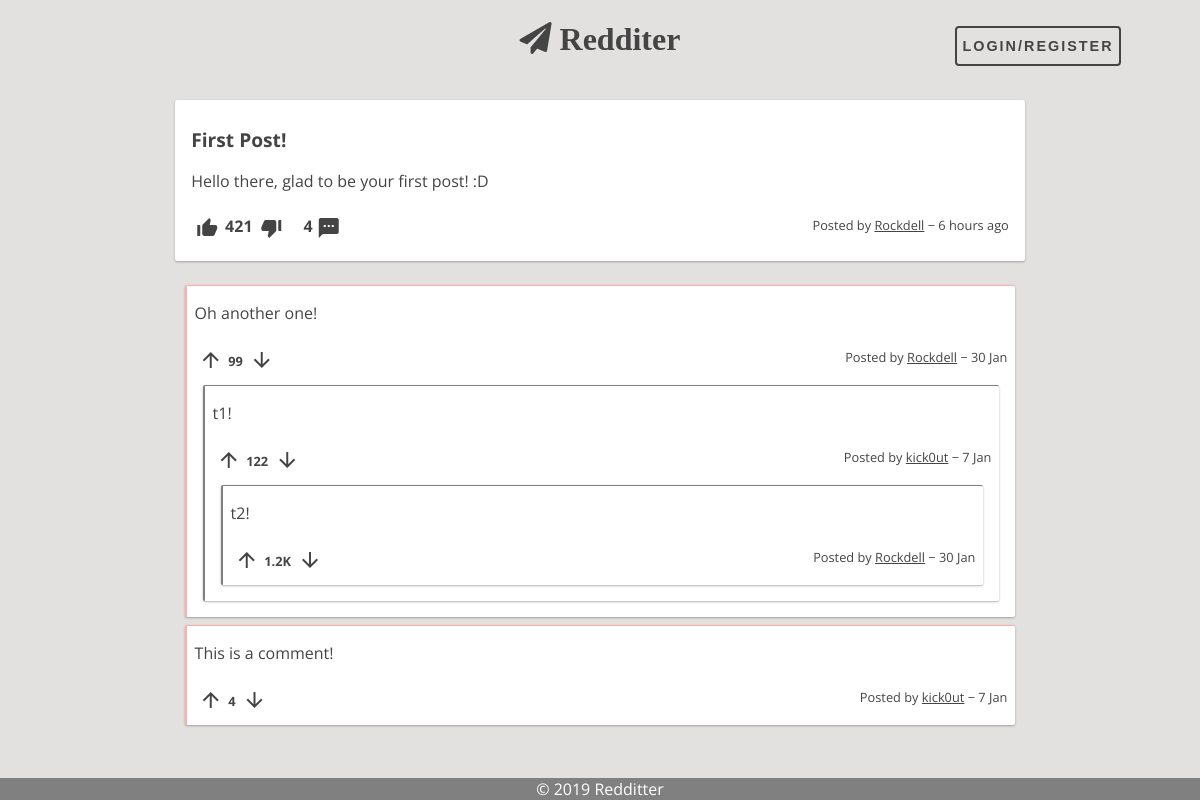
/pages/post.php?id=1, run on an earlier commit of the app's database.
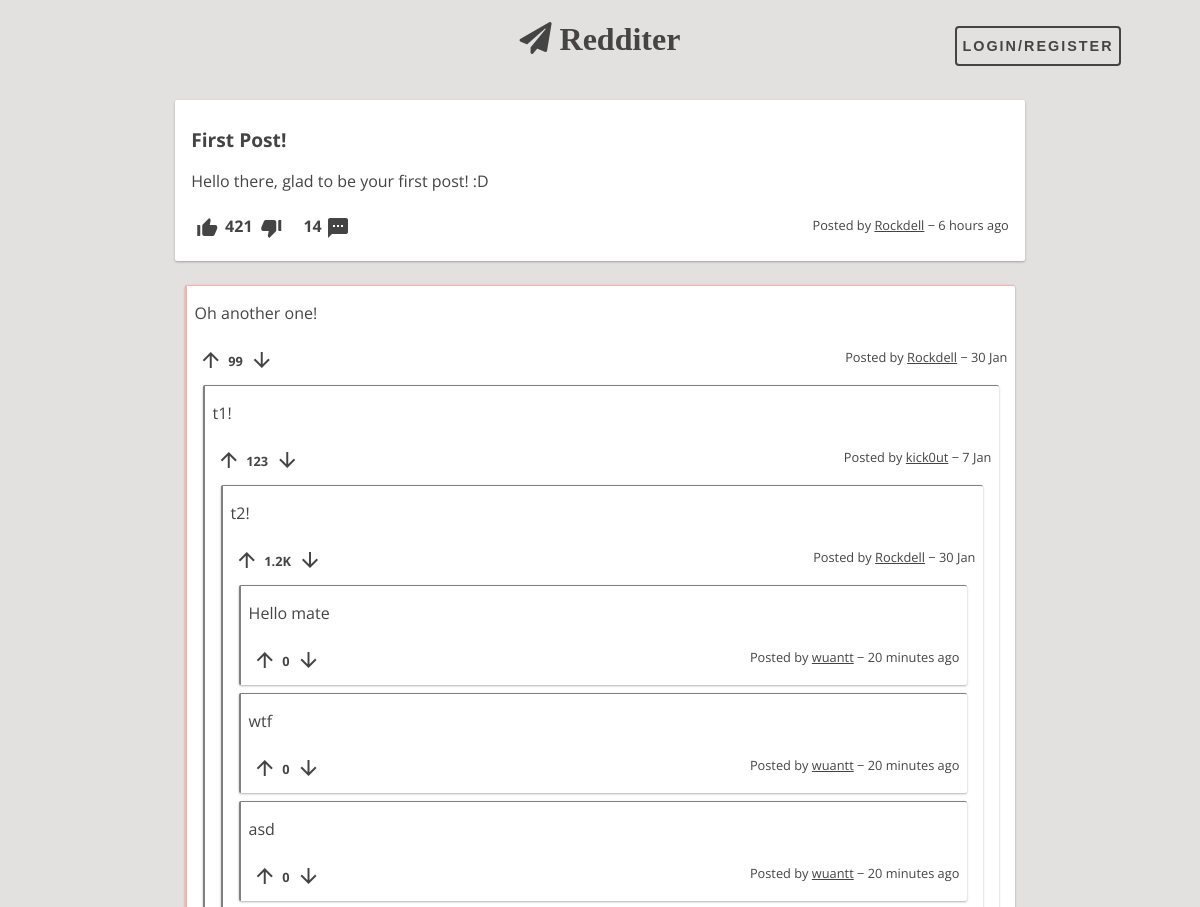
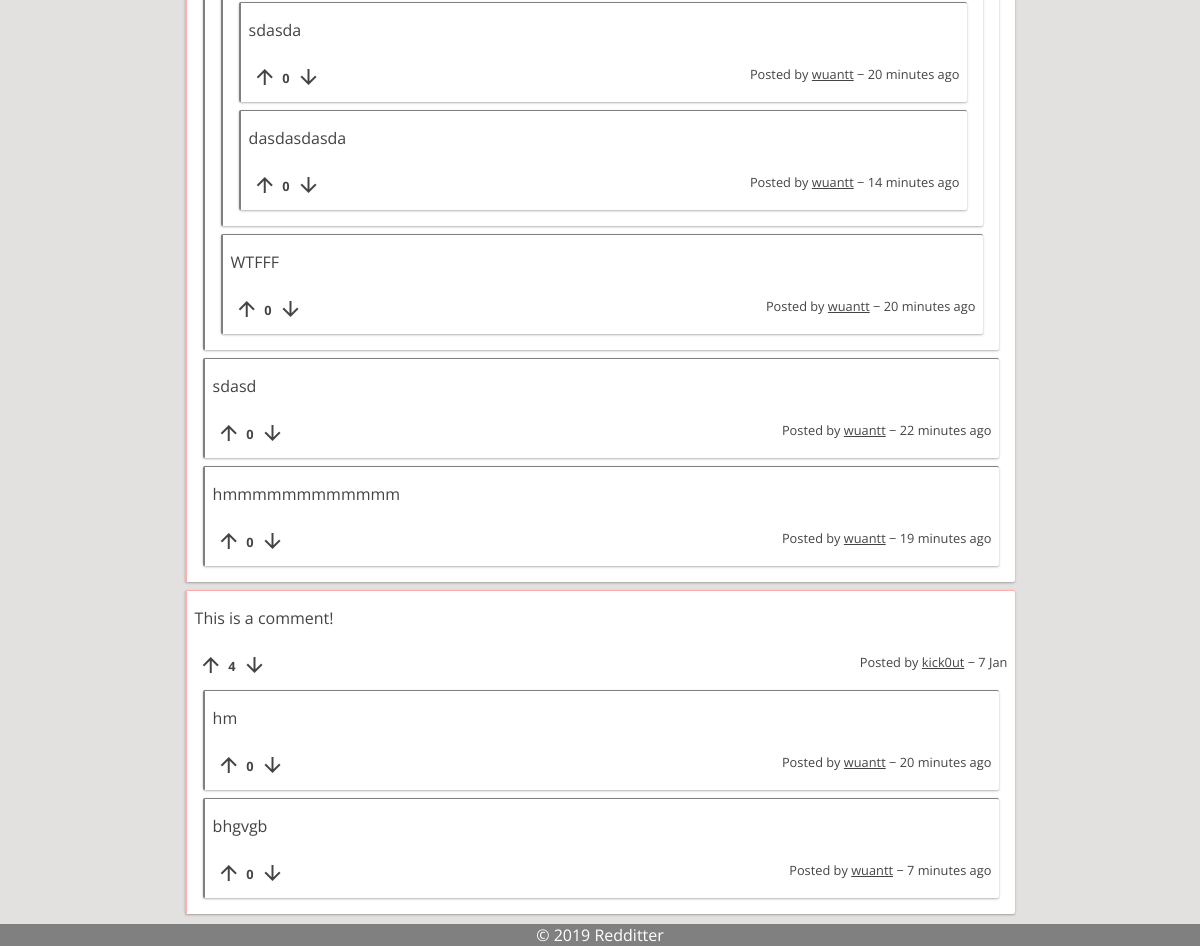
And on a later commit of the database (2 pictures, top to bottom).
### tables this page shows
CREATE TABLE Post (
    postID INTEGER PRIMARY KEY AUTOINCREMENT,
    userID VARCHAR REFERENCES User ON DELETE CASCADE,
    title VARCHAR NOT NULL,
    content VARCHAR NOT NULL,
    postDate DATE NOT NULL DEFAULT (strftime('%s', 'now')),
    points INTEGER DEFAULT 0
);

CREATE TABLE PostComment (
    postID INTEGER REFERENCES Post ON DELETE CASCADE,
    commentID INTEGER REFERENCES Comment ON DELETE CASCADE,
    PRIMARY KEY (postID, commentID)
);

CREATE TABLE Comment (
    commentID INTEGER PRIMARY KEY AUTOINCREMENT,
    userID VARCHAR REFERENCES User ON DELETE CASCADE,
    content VARCHAR NOT NULL,
    commentDate DATE NOT NULL DEFAULT (strftime('%s', 'now')),
    points INTEGER DEFAULT 0
);

### includes/session.php (called while the page is built, shortened)
<?php
    function isLoggedIn() {
        if (isset($_SESSION["userID"]) && $_SESSION["userID"] !== "")
            return true;
        else
            return false;
    }
?>

### database/post.php (called while the page is built, shortened)
<?php
function getPostById($postID) {
	global $dbh;
	try {
		$stmt = $dbh->prepare("SELECT *	FROM Post WHERE postID = ?");
		$stmt->execute(array($postID));
		return $stmt->fetch();
	} catch(PDOException $e) {
		echo $e->getMessage();
		return null;
	}
}
function getNumberComments($postID) {
	global $dbh;
	try {
		$stmt = $dbh->prepare("SELECT count(*) as nrComments FROM PostComment Where postID = ?");
		$stmt->execute(array($postID));
		return $stmt->fetch();
	} catch(PDOException $e) {
		echo $e->getMessage();
		return null;
	}
}
?>

### database/utils.php (called while the page is built, shortened)
<?php
    function time_ago($time) {
        $out    = '';
        $now    = time();
        $diff   = $now - $time;
        if( $diff < 60 )
            return TIMEBEFORE_NOW;
        elseif( $diff < 3600 )
            return str_replace( '{num}', ( $out = round( $diff / 60 ) ), $out == 1 ? TIMEBEFORE_MINUTE : TIMEBEFORE_MINUTES );
        elseif( $diff < 3600 * 24 )
            return str_replace( '{num}', ( $out = round( $diff / 3600 ) ), $out == 1 ? TIMEBEFORE_HOUR : TIMEBEFORE_HOURS );
        elseif( $diff < 3600 * 24 * 2 )
            return TIMEBEFORE_YESTERDAY;
        else
            return strftime( date( 'Y', $time ) == date( 'Y' ) ? TIMEBEFORE_FORMAT : TIMEBEFORE_FORMAT_YEAR, $time );
    }
    function display_points($points) {
        if(abs($points) < 1000)
            return $points;
        else if(abs($points) < 1000000)
            return (floor($points / 100)/10)."K";
        else if(abs($points) < 1000000000)
            return (floor($points / 100000)/10)."M";
        else if(abs($points) < 1000000000000)
            return (floor($points / 100000000)/10)."B";
    }
?>

### database/comment.php (called while the page is built, shortened)
<?php
function getCommentsByPost($postID) {
	global $dbh;
	try {
		$stmt = $dbh->prepare("SELECT * FROM Comment, PostComment WHERE PostComment.postID = ? AND Comment.commentID = PostComment.commentID
			AND PostComment.commentID NOT IN (SELECT commentSon FROM ChildComment)");
		$stmt->execute(array($postID));
		return $stmt->fetchAll();
	} catch(PDOException $e) {
		echo $e->getMessage();
		return null;
	}
}
function getChildComments($fatherCommentID) {
	global $dbh;
	try {
		$stmt = $dbh->prepare("SELECT * FROM Comment WHERE commentID IN (SELECT commentSon FROM ChildComment WHERE commentFather = ?)");
		$stmt->execute(array($fatherCommentID));
		return $stmt->fetchAll();
	} catch(PDOException $e) {
		echo $e->getMessage();
		return null;
	}
}
?>

### templates/components/comment.php (the view, shortened to what this page needs)
<?php
    require_once($BASE_DIR."/database/utils.php");
    require_once($BASE_DIR."/database/comment.php");
?>
<article class="comment container" data-commentid="<?=$comment["commentID"]?>">
    <section id="comment-content">
        <p><?=$comment["content"]?></p>
    </section>
    <section id="comment-info">
        <label>
            <i id="staticUp" class="material-icons">arrow_upward</i>
        </label>
        <p id="dp"><?=display_points($comment["points"])?></p>
        <label>
            <i id="staticDown" class="material-icons">arrow_downward</i>
        </label>
        <div id="commentByTimeAgo">
            <p id="commentBy">
                Posted by
                <a id="commentByLink" href="/pages/profile.php?user=<?=$comment["userID"]?>"><?=$comment["userID"]?></a>
                &minus;
                <?=time_ago($comment["commentDate"])?>
            </p>
        </div>
    </section>
    <section id="sub-comments">
        <?php
            $subComments = getChildComments($comment["commentID"]);
            usort($subComments, "cmp_comment_points");
            foreach($subComments as $comment) {
                include($BASE_DIR."/templates/components/comment.php");
            }
        ?>
    </section>
</article>

### templates/common/header.php (shortened to what this page needs)
<!DOCTYPE html>
<html>
    <head>
        <link href="/css/style.css" rel="stylesheet">
        <link rel="stylesheet" href="https://use.fontawesome.com/releases/v5.5.0/css/all.css">
    </head>
    <body>
        <header>
            <a href="/pages/feed.php" class="logo"><i class="fas fa-paper-plane">  Redditer</i></a>
            <?php include_once($BASE_DIR."/templates/components/user-bar.php"); ?>
        </header>

### templates/components/user-bar.php
<aside id="user-bar">
    <?php if (isLoggedIn()) { ?>
        <a href="/pages/profile.php?user=<?=$_SESSION["userID"]?>">
            <span><?=$_SESSION["userID"]?></span>
            <img class="miniature-profile-picture" src=
            <?php
                $image = glob($BASE_DIR."/img/users/".sha1($_SESSION["userID"]).".{png,jpeg,jpg,gif}", GLOB_BRACE);
                echo (!empty($image) ? str_replace($BASE_DIR, "", $image[0]) : "/img/users/unknown.png");
            ?>>
        </a>
    <?php } else { ?>
        <button id="sign-btn" class="fill open-btn">Login/Register</button>
    <?php } ?>
</aside>

### pages/post.php (shortened to what this page needs)
<?php
    require_once("../includes/init.php");
    require_once($BASE_DIR."/database/post.php");
    require_once($BASE_DIR."/database/comment.php");
    $post = getPostById($_GET['id']);
    $comments = getCommentsByPost($_GET["id"]);
    include_once($BASE_DIR."/templates/common/header.php");
?>
<div id="post-page" class="page">
    <?php
        include_once($BASE_DIR."/templates/components/post.php");
        include_once($BASE_DIR."/templates/components/list-comments.php");
    ?>
</div>
<?php include_once($BASE_DIR."/templates/common/footer.php"); ?>

### templates/components/post.php (shortened to what this page needs)
<?php
    require_once($BASE_DIR."/database/utils.php");
?>
<article class="post container" data-id="<?=$post["postID"]?>">
    <section id="post-title">
        <a href="/pages/post.php?id=<?=$post["postID"]?>"><h1><?=$post["title"]?></h1></a>
    </section>
    <section id="post-content">
        <?php if ($post["content"] === "") { ?>
            <div id="post-image">
                <img class="post-picture" src=<?=str_replace($BASE_DIR, "", glob($BASE_DIR."/img/posts/".sha1($post["postID"]).".{png,jpeg,jpg,gif}", GLOB_BRACE)[0])?>>
            </div>
        <?php } else { ?>
            <div id="post-story">
                <p><?=nl2br($post["content"])?></p>
            </div>
        <?php } ?>
    </section>
    <section id="post-info">
        <label>
            <i id="staticUp" class="material-icons">thumb_up_alt</i>
        </label>
        <p id="dp"><?=display_points($post["points"])?></p>
        <label>
            <i id="staticDown" class="material-icons">thumb_down_alt</i>
        </label>
        <p id="nrComments"><?=getNumberComments($post["postID"])["nrComments"]?></p>
        <a id="nrCommentsLink" href="/pages/post.php?id=<?=$post["postID"]?>">
            <i class="material-icons">textsms</i>
        </a>
        <div id="postByTimeAgo">
            <p id="postBy">
                Posted by
                <a id="postByLink" href="/pages/profile.php?user=<?=$post["userID"]?>"><?=$post["userID"]?></a>
                &minus;
                <?=time_ago($post["postDate"])?>
            </p>
        </div>
    </section>
</article>

### templates/components/list-comments.php (shortened to what this page needs)
<section id="list-comments">
    <?php
        usort($comments, "cmp_comment_points");
        if (empty($comments)) { ?>
            <h1>No comments to show</h1>
        <?php } else {
            foreach($comments as $comment) {
                include($BASE_DIR."/templates/components/comment.php");
            }
        }
    ?>
</section>

### templates/common/footer.php
        <footer>
            &copy; 2019 Redditter
        </footer>
    </body>
</html>

### css/style.css (style rules this page uses)
:root { --main-bg-color: #e2e1e0; --main-text-color: #444; --alt-text-color: white; --main-container-bg-color: white; --alt1-container-bg-color: gray; --alt2-container-bg-color: #ffadad; --radio-color: #aaaaaa; --radio-selected-color: #0dff92; --radio-hover-color: white; --warning-bg-color: #ff6262; --box-shadow: 0 1px 3px rgba(133, 96, 96, 0.12), 0 1px 2px rgba(0,0,0,0.24); --selected-box-shadow: 0 14px 28px rgba(0,0,0,0.25), 0 10px 10px rgba(0,0,0,0.22); }
* { margin: 0; padding: 0; }
body { background: var(--main-bg-color); font-family: 'Open Sans', sans-serif; margin: 1em; display: grid; grid-gap: 0.5em 0.5em; grid-auto-rows: auto 1fr; grid-template-areas: "header" "page"; }
header { grid-area: header; display: grid; grid-auto-columns: 1fr 2fr 1fr; grid-template-areas: "search logo user"; box-sizing: border-box; }
header .logo { grid-area: logo; color: var(--main-text-color); font-weight: bold; font-size: 2em; text-align: center; }
header #user-bar { grid-area: user; text-align: center; }
footer { position: fixed; left: 0; bottom: 0; width: 100%; color: var(--alt-text-color); background: var(--alt1-container-bg-color); text-align: center; }
#list-comments { width: 72.5%; }
#list-comments .comment { margin: 0.5em; padding: 0.5em; }
#user-bar { font-weight: bold; align-self: center; text-align: center; }
.post { max-width: inherit; background: var(--main-container-bg-color); box-shadow: var(--box-shadow); transition: all 0.3s cubic-bezier(.25,.8,.25,1); display: grid; grid-template-columns: 1fr 1fr; grid-template-areas: "post-title post-title" "post-content post-content" "post-info post-info"; }
.post #post-title { grid-area: post-title; word-break: break-word; }
.post #post-title h1 { font-size: 1.2em; font-weight: bold; color: var(--main-text-color); margin-top: 0.5em; margin-bottom: 0.5em; }
.post #post-content { grid-area: post-content; margin-top: 0.5em; margin-bottom: 0.5em; }
.post #post-content #post-story { align-content: stretch; text-align: left; }
.post #post-info { grid-area: post-info; margin-top: 1em; }
.post #post-content, #post-info, .comment #comment-content, #comment-info { color: var(--main-text-color); }
.post #post-info i, .comment #comment-info i { cursor: pointer; transition: color 1s; }
.post #post-info p[id="dp"], .post #nrComments { font-weight: bold; display: inline; position: relative; left: 0.1em; bottom: 0.5em; }
.post #nrComments, .post #nrCommentsLink { left: 1em; }
.post #nrCommentsLink { position: relative; }
.post #postByTimeAgo, .comment #commentByTimeAgo { position: relative; float: right; font-size: 0.8em; }
.post #postBy, .comment #commentBy { display: inline; }
.post #postByLink, .comment #commentByLink { text-decoration: underline; }
#post-page { display: flex; flex-direction: column; justify-content: space-evenly; align-items: center; }
#post-page .post { width: 70%; grid-template-columns: 20fr 1fr; grid-template-areas: "post-title delete-post" "post-content post-content" "post-info post-info"; }
.comment { max-width: inherit; background: var(--main-container-bg-color); box-shadow: var(--box-shadow); display: grid; grid-template-columns: 20fr 1fr; grid-template-areas: "comment-content reply-delete-comment" "comment-info comment-info" "reply-form reply-form" "sub-comments sub-comments"; }
.comment #comment-content { grid-area: comment-content; margin-top: 0.5em; margin-bottom: 0.5em; }
.comment #comment-info { grid-area: comment-info; margin-top: 1em; }
.comment #comment-info p[id="dp"] { font-weight: bold; font-size: 0.8em; display: inline; position: relative; left: 0.1em; bottom: 0.5em; }
.comment #sub-comments { grid-area: sub-comments; }
.page { grid-area: page; display: flex; flex-direction: row; justify-content: space-around; }
.container { border-radius: 2px; padding: 1em; margin: 1em; word-wrap: break-word; cursor: default; }
a { text-decoration: none; color: #444; }
button { position: relative; height: 40px; margin: 10px; padding: 5px 5px; font-weight: bold; font-size: 0.90em; letter-spacing: 2px; color: var(--main-text-color); border: 2px var(--main-text-color) solid; border-radius: 4px; text-transform: uppercase; outline: 0; overflow:hidden; background: none; z-index: 1; cursor: pointer; transition: 0.08s ease-in; }
.fill:before { content: ""; position: absolute; background-color: #444; bottom: 0; left: 0; right: 0; top: 100%; z-index: -1; transition: top 0.08s ease-in; }

What changed in the data, as far as the page shows it:
changed comment "kick0ut": points "122" → "123"
added comment: content "Hello mate", points "0", userID "wuantt", commentDate "20 minutes ago", shown under "t2!"
added comment: content "wtf", points "0", userID "wuantt", commentDate "20 minutes ago", shown under "t2!"
added comment: content "asd", points "0", userID "wuantt", commentDate "20 minutes ago", shown under "t2!"
added comment: content "sdasda", points "0", userID "wuantt", commentDate "20 minutes ago", shown under "t2!"
added comment: content "dasdasdasda", points "0", userID "wuantt", commentDate "14 minutes ago", shown under "t2!"
added comment: content "WTFFF", points "0", userID "wuantt", commentDate "20 minutes ago", shown under "t1!"
added comment: content "sdasd", points "0", userID "wuantt", commentDate "22 minutes ago", shown under postcomment "Oh another one!"
added comment: content "hmmmmmmmmmmmm", points "0", userID "wuantt", commentDate "19 minutes ago", shown under postcomment "Oh another one!"
added comment: content "hm", points "0", userID "wuantt", commentDate "20 minutes ago", shown under postcomment "This is a comment!"
added comment: content "bhgvgb", points "0", userID "wuantt", commentDate "7 minutes ago", shown under postcomment "This is a comment!"
Also different on the page:
getNumberComments($post["postID"])["nrComments"]: "4" → "14"
